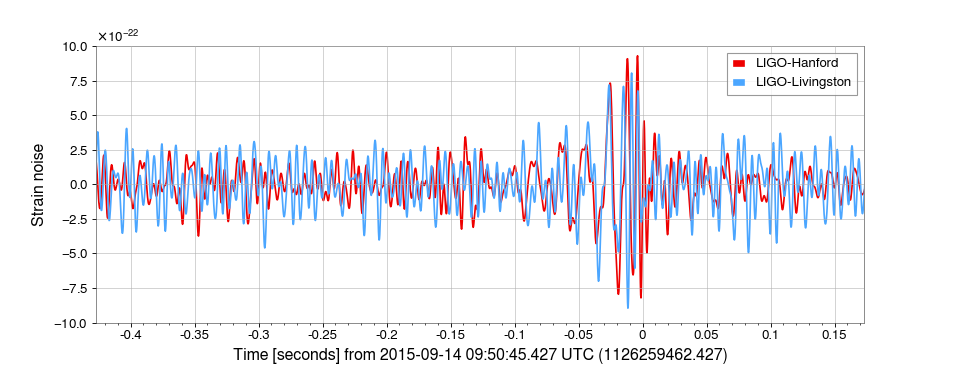

Recreate this plot in Python.
from gwpy.timeseries import TimeSeries
from gwpy.plot import Plot
h1 = TimeSeries.fetch_open_data('H1', 1126259457, 1126259467)
h1b = h1.bandpass(50, 250).notch(60).notch(120)
l1 = TimeSeries.fetch_open_data('L1', 1126259457, 1126259467)
l1b = l1.bandpass(50, 250).notch(60).notch(120)
plot = Plot(figsize=(12, 4.8))
ax = plot.add_subplot(xscale='auto-gps')
ax.plot(h1b, color='gwpy:ligo-hanford', label='LIGO-Hanford')
ax.plot(l1b, color='gwpy:ligo-livingston', label='LIGO-Livingston')
ax.set_epoch(1126259462.427)
ax.set_xlim(1126259462, 1126259462.6)
ax.set_ylim(-1e-21, 1e-21)
ax.set_ylabel('Strain noise')
ax.legend()
plot.show()
